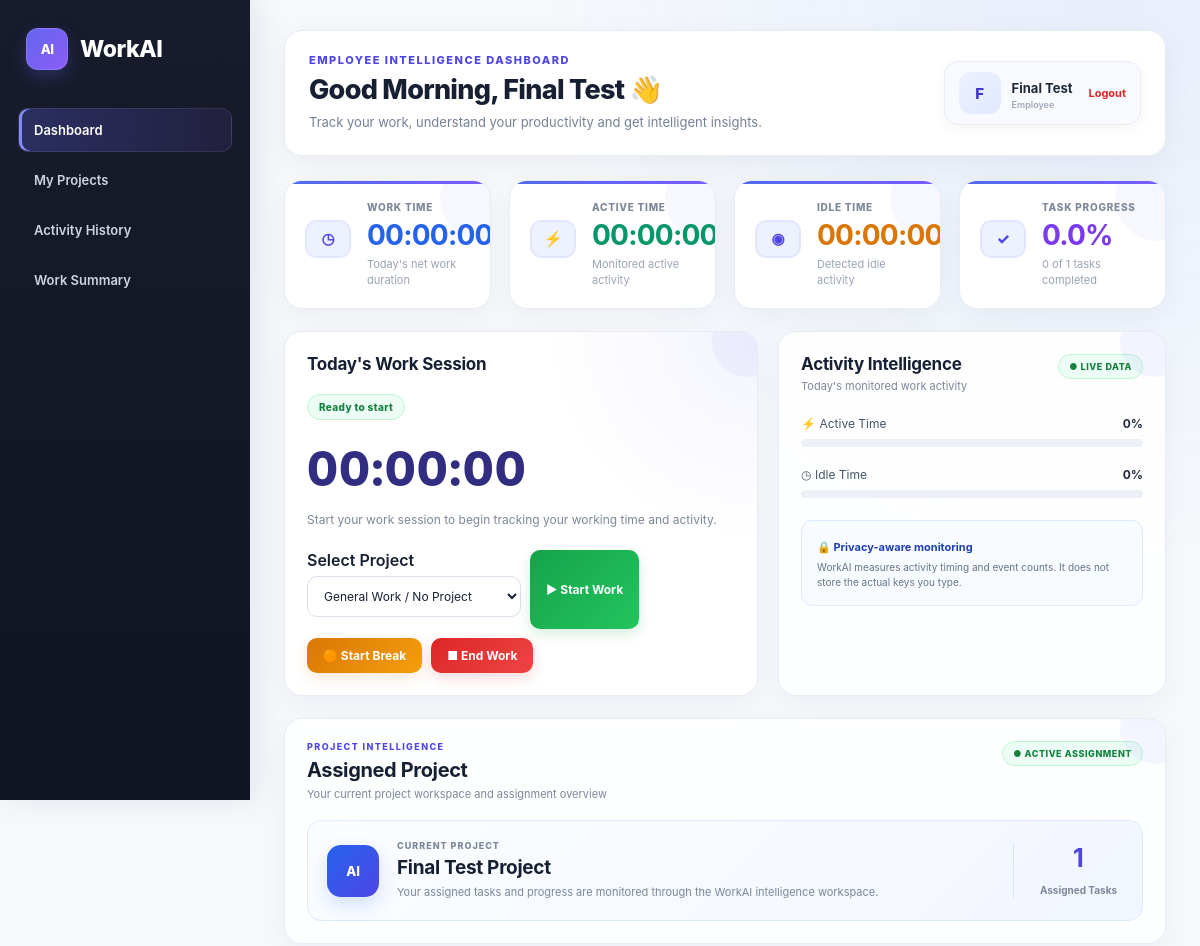
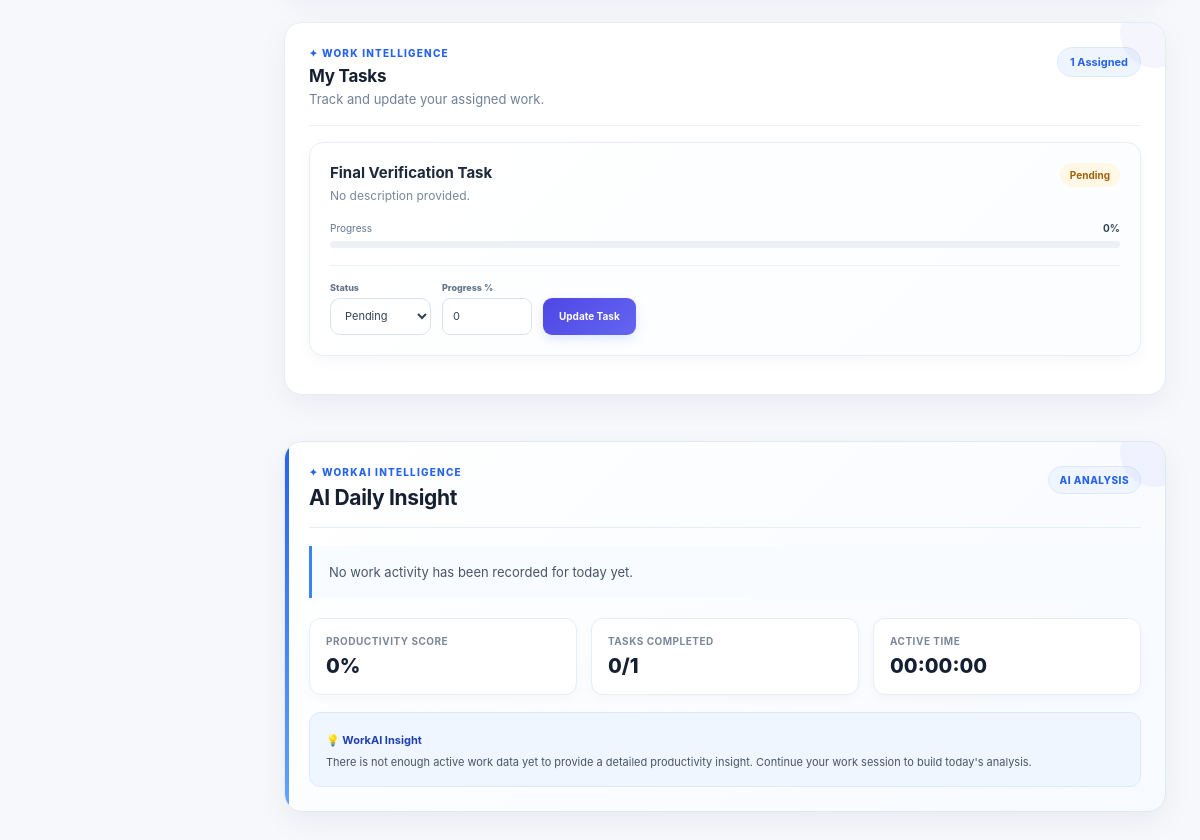
The app's page /employee/dashboard (signed in) with its own data (2 pictures, top to bottom).
### models/user.py (models this page shows, shortened)
class User(UserMixin, db.Model):
    __tablename__ = "users"
    id = db.Column(db.Integer, primary_key=True)
    name = db.Column(db.String(100), nullable=False)
    email = db.Column(db.String(120), unique=True, nullable=False, index=True)
    password_hash = db.Column(db.String(255), nullable=False)
    role = db.Column(db.String(20), nullable=False, default="employee")
    is_active_account = db.Column(db.Boolean, nullable=False, default=True)
    created_at = db.Column(
        db.DateTime,
        nullable=False,
        default=db.func.current_timestamp()
    )

### models/project.py (models this page shows, shortened)
class Project(db.Model):
    __tablename__ = "projects"
    id = db.Column(db.Integer, primary_key=True)
    name = db.Column(db.String(150), nullable=False)
    description = db.Column(db.Text)
    status = db.Column(db.String(30), nullable=False, default="Active")
    created_at = db.Column(
        db.DateTime,
        nullable=False,
        default=db.func.current_timestamp()
    )

### models/task.py (models this page shows, shortened)
class Task(db.Model):
    __tablename__ = "tasks"
    id = db.Column(db.Integer, primary_key=True)
    title = db.Column(db.String(200), nullable=False)
    description = db.Column(db.Text)
    project_id = db.Column(
        db.Integer,
        db.ForeignKey("projects.id"),
        nullable=False
    )
    employee_id = db.Column(
        db.Integer,
        db.ForeignKey("users.id"),
        nullable=False
    )
    status = db.Column(db.String(30), nullable=False, default="Pending")
    progress = db.Column(db.Integer, nullable=False, default=0)
    created_at = db.Column(
        db.DateTime,
        nullable=False,
        default=db.func.current_timestamp()
    )
    updated_at = db.Column(
        db.DateTime,
        nullable=False,
        default=db.func.current_timestamp(),
        onupdate=db.func.current_timestamp()
    )
    project = db.relationship(
        "Project",
        backref=db.backref("tasks", lazy=True)
    )
    employee = db.relationship(
        "User",
        backref=db.backref("tasks", lazy=True)
    )

### routes/dashboard.py (the view)
@dashboard_bp.route("/employee/dashboard")
@login_required
@role_required("employee")
def employee_dashboard():
    from models.work_session import WorkSession, Break
    from models.activity import ActivityLog
    from services.work_summary import generate_work_summary
    tasks = Task.query.filter_by(employee_id=current_user.id).all()
    active_session = WorkSession.query.filter_by(
        employee_id=current_user.id,
        end_time=None
    ).order_by(WorkSession.start_time.desc()).first()
    active_break = None
    if active_session:
        active_break = Break.query.filter_by(
            session_id=active_session.id,
            end_time=None
        ).first()
    work_sessions = WorkSession.query.filter_by(
        employee_id=current_user.id
    ).all()
    activity_logs = ActivityLog.query.filter_by(
        employee_id=current_user.id
    ).all()
    work_summary = generate_work_summary(
        current_user,
        tasks,
        work_sessions,
        activity_logs
    )
    projects = Project.query.all()
    return render_template(
        "employee_dashboard.html",
        user=current_user,
        tasks=tasks,
        active_session=active_session,
        active_break=active_break,
        work_summary=work_summary,
        projects=projects
    )

### app.py (called while the page is built)
def create_app():
    app = Flask(__name__)
    app.config.from_object(Config)
    db.init_app(app)
    app.register_blueprint(auth_bp)
    app.register_blueprint(dashboard_bp)
    app.register_blueprint(assistant_bp)
    login_manager = LoginManager()
    login_manager.init_app(app)
    login_manager.login_view = "auth.login"
    login_manager.login_message_category = "warning"
    @login_manager.user_loader
    def load_user(user_id):
        return db.session.get(User, int(user_id))
    @app.route("/")
    def home():
        return redirect(url_for("auth.login"))
    with app.app_context():
        db.create_all()
    return app

### routes/dashboard.py (called while the page is built)
def role_required(role):
    def decorator(function):
        @wraps(function)
        def wrapped_function(*args, **kwargs):
            if current_user.role != role:
                flash("You are not authorized to access this page.", "danger")
                return redirect(url_for("dashboard.employee_dashboard"))
            return function(*args, **kwargs)
        return wrapped_function
    return decorator

### templates/employee_dashboard.html (shortened to what this page needs)
<!DOCTYPE html>
<html lang="en">
<head>
    <link rel="stylesheet" href="{{ url_for('static', filename='css/workai.css') }}">
</head>
<body>
<aside class="sidebar">
    <div class="brand">
        <div class="brand-icon">AI</div>
        WorkAI
    </div>
    <div class="nav-item active">Dashboard</div>
    <div class="nav-item" onclick="window.location.href='/employee/projects'">My Projects</div>
    <div class="nav-item">Activity History</div>
    <div class="nav-item" onclick="window.location.href='/employee/work-summary'">Work Summary</div>
</aside>
<main class="main employee-dashboard-page">
    <header class="topbar">
    <div>
        <div class="welcome-label">EMPLOYEE INTELLIGENCE DASHBOARD</div>
        <h1><span id="timeGreeting">Good Morning</span>, {{ user.name }} 👋</h1>
        <p>Track your work, understand your productivity and get intelligent insights.</p>
    </div>
    <div class="user-box">
        <div class="avatar">
            {{ user.name[0] | upper }}
        </div>
        <div>
            <strong>{{ user.name }}</strong>
            <span class="employee-role">Employee</span>
        </div>
        <a class="logout" href="{{ url_for('auth.logout') }}">
            Logout
        </a>
    </div>
</header>
    <section class="stats">
    <div class="card stat-card">
        <div class="stat-icon">◷</div>
        <div class="stat-content">
            <div class="stat-title">WORK TIME</div>
            <div class="stat-value blue" id="workTime">00:00:00</div>
            <div class="stat-note">Today's net work duration</div>
        </div>
    </div>
    <div class="card stat-card">
        <div class="stat-icon">⚡</div>
        <div class="stat-content">
            <div class="stat-title">ACTIVE TIME</div>
            <div class="stat-value green" id="activeTime">00:00:00</div>
            <div class="stat-note">Monitored active activity</div>
        </div>
    </div>
    <div class="card stat-card">
        <div class="stat-icon">◉</div>
        <div class="stat-content">
            <div class="stat-title">IDLE TIME</div>
            <div class="stat-value orange" id="idleTime">00:00:00</div>
            <div class="stat-note">Detected idle activity</div>
        </div>
    </div>
    <div class="card stat-card">
        <div class="stat-icon">✓</div>
        <div class="stat-content">
            <div class="stat-title">TASK PROGRESS</div>
            <div class="stat-value purple">
                {{ work_summary.task_progress }}%
            </div>
            <div class="stat-note">
                {{ work_summary.completed_tasks }} of
                {{ work_summary.total_tasks }} tasks completed
            </div>
        </div>
    </div>
</section>
    <section class="work-panel">
        <div class="card">
            <h3 class="section-title">Today's Work Session</h3>
            <span class="status" id="workStatus">
    {% if active_session %}
        Working
    {% else %}
        Ready to start
    {% endif %}
</span>
<div class="timer" id="timer">
    {% if active_session %}
        {{ active_session.total_work_seconds | default(0) }}
    {% else %}
        00:00:00
    {% endif %}
</div>
            <p>
                Start your work session to begin tracking your
                working time and activity.
            </p>
            <div class="buttons">
                {% if not active_session %}
<div style="margin-bottom: 12px;">
    <label for="workProject"
           style="display:block; margin-bottom:6px; font-weight:600;">
        Select Project
    </label>
    <select id="workProject"
            style="
                width:100%;
                padding:10px;
                border:1px solid #cbd5e1;
                border-radius:8px;
                background:white;
            ">
        <option value="">General Work / No Project</option>
    </select>
</div>
{% endif %}
                <button type="button" class="start" id="startWork">
    ▶ Start Work
</button>
                <button type="button" class="break" id="breakWork">
    {% if active_break %}
        🟠 End Break
    {% else %}
        🟠 Start Break
    {% endif %}
</button>
                <button class="end" id="endWork">
                    ■ End Work
                </button>
            </div>
        </div>
        <div class="card activity-card">
    <div class="activity-heading">
        <div>
            <h3 class="section-title">Activity Intelligence</h3>
            <p class="activity-subtitle">Today's monitored work activity</p>
        </div>
        <span class="live-badge">● LIVE DATA</span>
    </div>
    {% set total_activity = work_summary.active_seconds + work_summary.idle_seconds %}
    {% if total_activity > 0 %}
        {% set active_percent = ((work_summary.active_seconds / total_activity) * 100) | round(1) %}
        {% set idle_percent = ((work_summary.idle_seconds / total_activity) * 100) | round(1) %}
    {% else %}
        {% set active_percent = 0 %}
        {% set idle_percent = 0 %}
    {% endif %}
    <div class="activity-row">
        <div class="activity-label">
            <span>⚡ Active Time</span>
            <strong>{{ active_percent }}%</strong>
        </div>
        <div class="progress-bg">
        </div>
    </div>
    <div class="activity-row">
        <div class="activity-label">
            <span>◷ Idle Time</span>
            <strong>{{ idle_percent }}%</strong>
        </div>
        <div class="progress-bg">
        </div>
    </div>
    <div class="activity-insight">
        <strong>🔒 Privacy-aware monitoring</strong>
        <p>
            WorkAI measures activity timing and event counts.
            It does not store the actual keys you type.
        </p>
    </div>
</div>
    </section>
    <section class="project-box">
    <div class="card project-intelligence">
        <div class="project-intelligence-header">
            <div>
                <div class="project-label">PROJECT INTELLIGENCE</div>
                <h3>Assigned Project</h3>
                <p>Your current project workspace and assignment overview</p>
            </div>
            <div class="project-live-badge">
                ● ACTIVE ASSIGNMENT
            </div>
        </div>
        {% if tasks and tasks[0].project %}
        <div class="project-highlight">
            <div class="project-highlight-icon">AI</div>
            <div class="project-highlight-content">
                <span>CURRENT PROJECT</span>
                <h2>{{ tasks[0].project.name }}</h2>
                <p>
                    Your assigned tasks and progress are monitored through
                    the WorkAI intelligence workspace.
                </p>
            </div>
            <div class="project-task-count">
                <strong>{{ tasks|length }}</strong>
                <span>Assigned Tasks</span>
            </div>
        </div>
        {% endif %}
    </div>
</section>
        <div class="card task-intelligence-card">
    <div class="task-section-header">
        <div>
            <span class="task-eyebrow">✦ WORK INTELLIGENCE</span>
            <h3 class="section-title">My Tasks</h3>
            <p class="task-subtitle">Track and update your assigned work.</p>
        </div>
        {% if tasks %}
        <span class="task-count">{{ tasks|length }} Assigned</span>
        {% endif %}
    </div>
    {% if tasks %}
        {% for task in tasks %}
        <div class="smart-task">
            <div class="smart-task-top">
                <div>
                    <h4>{{ task.title }}</h4>
                    <p>{{ task.description or "No description provided." }}</p>
                </div>
                <span class="task-status
                    {% if task.status == 'Completed' %}status-completed
                    {% elif task.status == 'In Progress' %}status-progress
                    {% else %}status-pending{% endif %}">
                    {{ task.status }}
                </span>
            </div>
            <div class="task-progress-info">
                <span>Progress</span>
                <strong>{{ task.progress }}%</strong>
            </div>
            <div class="task-progress-track">
            </div>
            <form method="POST"
                  action="{{ url_for('dashboard.update_task', task_id=task.id) }}"
                  class="task-update-form">
                <div class="task-field">
                    <label>Status</label>
                    <select name="status">
                        <option value="Pending"
                            {% if task.status == "Pending" %}selected{% endif %}>
                            Pending
                        </option>
                    </select>
                </div>
                <div class="task-field">
                    <label>Progress %</label>
                    <input type="number"
                           name="progress"
                           min="0"
                           max="100"
                           value="{{ task.progress }}">
                </div>
                <button type="submit" class="task-update-btn">
                    Update Task
                </button>
            </form>
        </div>
        {% endfor %}
    {% else %}
        <div class="smart-task empty-task">
            <h4>No tasks assigned</h4>
            <p>Your assigned tasks will appear here.</p>
        </div>
    {% endif %}
</div>
<section class="project-box">
    <div class="card ai-daily-card">
        <div class="ai-daily-header">
            <div>
                <span class="ai-label">✦ WORKAI INTELLIGENCE</span>
                <h3>AI Daily Insight</h3>
            </div>
            <span class="ai-status">AI ANALYSIS</span>
        </div>
        {% if work_summary %}
        <p class="ai-summary-text">
            {{ work_summary.summary }}
        </p>
        <div class="ai-metrics">
            <div class="ai-metric">
                <span>Productivity Score</span>
                <strong>{{ work_summary.productivity_score }}%</strong>
            </div>
            <div class="ai-metric">
                <span>Tasks Completed</span>
                <strong>
                    {{ work_summary.completed_tasks }}/{{ work_summary.total_tasks }}
                </strong>
            </div>
            <div class="ai-metric">
                <span>Active Time</span>
                <strong>{{ work_summary.active_time }}</strong>
            </div>
        </div>
        {% if work_summary.productivity_score >= 70 %}
        <div class="ai-recommendation">
            <strong>💡 WorkAI Insight</strong>
            <p>
                Your monitored activity shows a strong active-time ratio today.
                Continue maintaining focused work intervals while taking appropriate breaks.
            </p>
        </div>
        {% else %}
        <div class="ai-recommendation">
            <strong>💡 WorkAI Insight</strong>
            <p>
                There is not enough active work data yet to provide a detailed
                productivity insight. Continue your work session to build today's analysis.
            </p>
        </div>
        {% endif %}
        {% else %}
        <p class="ai-summary-text">
            Start a work session to generate today's intelligent work analysis.
        </p>
        {% endif %}
    </div>
</section>
</main>
</body>
</html>
</body>
</html>

### records on screen
User: name "Final Test", name "F"
Project: name "Final Test Project"
Task: title "Final Verification Task", description "No description provided.", status "Pending", progress "0"

### other values on screen
{{ work_summary.task_progress }} "0.0"
{{ work_summary.completed_tasks }} "0"
{{ work_summary.total_tasks }} "1"
{{ active_percent }} "0"
{{ idle_percent }} "0"
{{ tasks|length }} "1"
{{ work_summary.summary }} "No work activity has been recorded for today yet."
{{ work_summary.productivity_score }} "0"
{{ work_summary.active_time }} "00:00:00"
